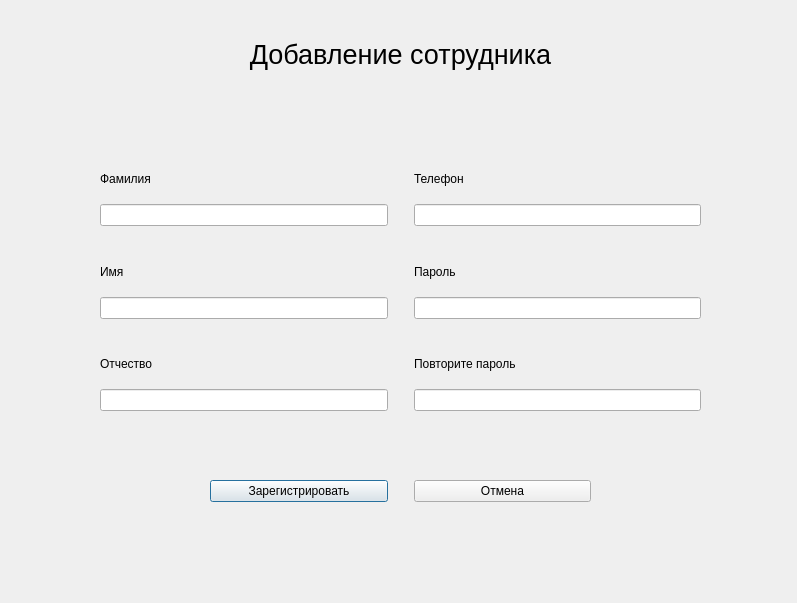
<?xml version="1.0" encoding="UTF-8"?>
<ui version="4.0">
 <class>AddEmployeeWindow</class>
 <widget class="QDialog" name="AddEmployeeWindow">
  <property name="geometry">
   <rect>
    <x>0</x>
    <y>0</y>
    <width>797</width>
    <height>603</height>
   </rect>
  </property>
  <property name="minimumSize">
   <size>
    <width>797</width>
    <height>603</height>
   </size>
  </property>
  <property name="maximumSize">
   <size>
    <width>797</width>
    <height>603</height>
   </size>
  </property>
  <property name="windowTitle">
   <string>Dialog</string>
  </property>
  <widget class="QLabel" name="label">
   <property name="geometry">
    <rect>
     <x>10</x>
     <y>9</y>
     <width>781</width>
     <height>91</height>
    </rect>
   </property>
   <property name="font">
    <font>
     <pointsize>20</pointsize>
    </font>
   </property>
   <property name="text">
    <string>Добавление сотрудника</string>
   </property>
   <property name="alignment">
    <set>Qt::AlignCenter</set>
   </property>
  </widget>
  <widget class="QWidget" name="layoutWidget">
   <property name="geometry">
    <rect>
     <x>100</x>
     <y>160</y>
     <width>601</width>
     <height>251</height>
    </rect>
   </property>
   <layout class="QGridLayout" name="gridLayout">
    <item row="1" column="2">
     <widget class="QLineEdit" name="phoneEdit"/>
    </item>
    <item row="7" column="2">
     <widget class="QLineEdit" name="repeatPasswordEdit"/>
    </item>
    <item row="7" column="0">
     <widget class="QLineEdit" name="patronymicEdit">
      <property name="text">
       <string/>
      </property>
     </widget>
    </item>
    <item row="2" column="0">
     <spacer name="verticalSpacer">
      <property name="orientation">
       <enum>Qt::Vertical</enum>
      </property>
      <property name="sizeType">
       <enum>QSizePolicy::Fixed</enum>
      </property>
      <property name="sizeHint" stdset="0">
       <size>
        <width>20</width>
        <height>20</height>
       </size>
      </property>
     </spacer>
    </item>
    <item row="5" column="0">
     <spacer name="verticalSpacer_2">
      <property name="orientation">
       <enum>Qt::Vertical</enum>
      </property>
      <property name="sizeType">
       <enum>QSizePolicy::Fixed</enum>
      </property>
      <property name="sizeHint" stdset="0">
       <size>
        <width>20</width>
        <height>20</height>
       </size>
      </property>
     </spacer>
    </item>
    <item row="0" column="2">
     <widget class="QLabel" name="label_2">
      <property name="text">
       <string>Телефон</string>
      </property>
     </widget>
    </item>
    <item row="6" column="0">
     <widget class="QLabel" name="label_8">
      <property name="text">
       <string>Отчество</string>
      </property>
     </widget>
    </item>
    <item row="4" column="2">
     <widget class="QLineEdit" name="passwordEdit"/>
    </item>
    <item row="6" column="2">
     <widget class="QLabel" name="label_5">
      <property name="text">
       <string>Повторите пароль</string>
      </property>
     </widget>
    </item>
    <item row="3" column="2">
     <widget class="QLabel" name="label_3">
      <property name="text">
       <string>Пароль</string>
      </property>
     </widget>
    </item>
    <item row="3" column="1">
     <spacer name="horizontalSpacer">
      <property name="orientation">
       <enum>Qt::Horizontal</enum>
      </property>
      <property name="sizeType">
       <enum>QSizePolicy::Fixed</enum>
      </property>
      <property name="sizeHint" stdset="0">
       <size>
        <width>20</width>
        <height>20</height>
       </size>
      </property>
     </spacer>
    </item>
    <item row="3" column="0">
     <widget class="QLabel" name="label_6">
      <property name="text">
       <string>Имя</string>
      </property>
     </widget>
    </item>
    <item row="4" column="0">
     <widget class="QLineEdit" name="nameEdit"/>
    </item>
    <item row="1" column="0">
     <widget class="QLineEdit" name="surnameEdit">
      <property name="text">
       <string/>
      </property>
     </widget>
    </item>
    <item row="0" column="0">
     <widget class="QLabel" name="label_7">
      <property name="text">
       <string>Фамилия</string>
      </property>
     </widget>
    </item>
   </layout>
  </widget>
  <widget class="QWidget" name="layoutWidget_2">
   <property name="geometry">
    <rect>
     <x>210</x>
     <y>476</y>
     <width>381</width>
     <height>31</height>
    </rect>
   </property>
   <layout class="QHBoxLayout" name="horizontalLayout">
    <item>
     <widget class="QPushButton" name="registrationButton">
      <property name="text">
       <string>Зарегистрировать</string>
      </property>
     </widget>
    </item>
    <item>
     <spacer name="horizontalSpacer_2">
      <property name="orientation">
       <enum>Qt::Horizontal</enum>
      </property>
      <property name="sizeType">
       <enum>QSizePolicy::Fixed</enum>
      </property>
      <property name="sizeHint" stdset="0">
       <size>
        <width>20</width>
        <height>20</height>
       </size>
      </property>
     </spacer>
    </item>
    <item>
     <widget class="QPushButton" name="cancelButton">
      <property name="text">
       <string>Отмена</string>
      </property>
     </widget>
    </item>
   </layout>
  </widget>
 </widget>
 <resources/>
 <connections/>
</ui>
